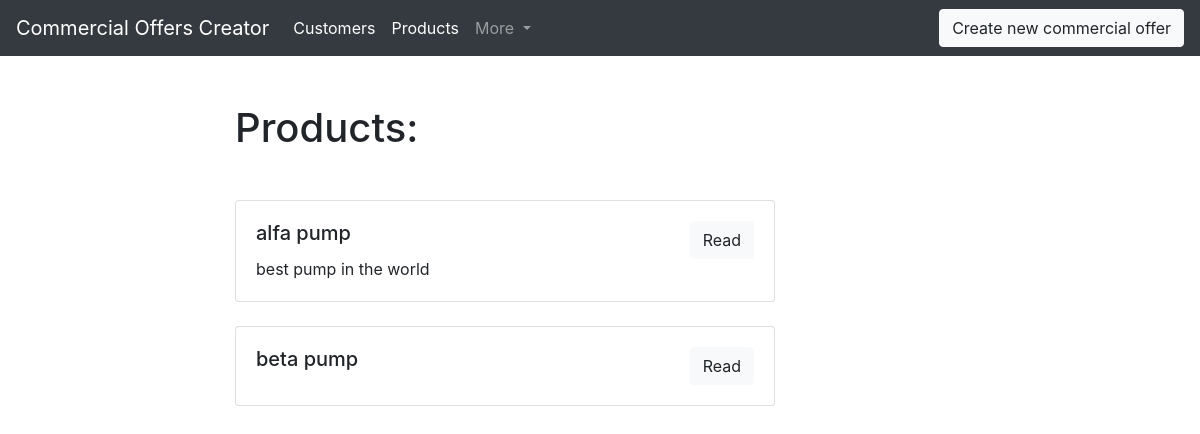
The page /COC/products on the database as committed earlier.
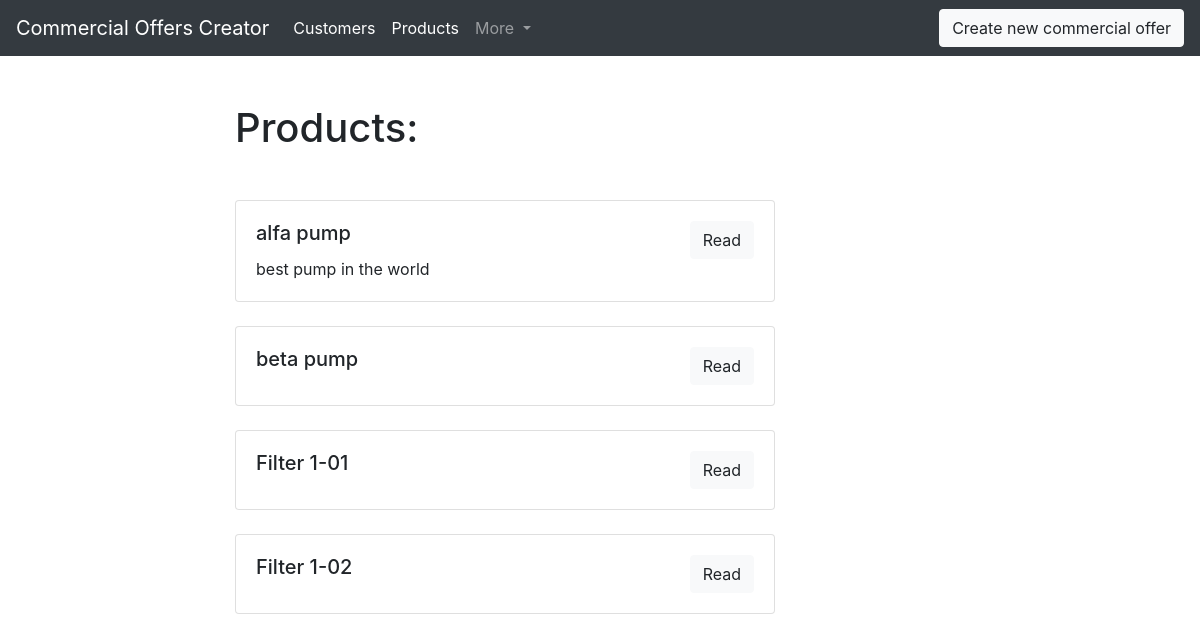
The same page on the database as committed later.
### COC/models.py (models this page shows, shortened)
class Product(models.Model):
    denomination = models.CharField(max_length=150, db_index=True)
    id = models.AutoField(primary_key=True) #id==articul
    description = models.TextField(blank=True)
    box_quantity = models.IntegerField()    #количество в упаковке
    min_order_quantity = models.IntegerField()  #минимаьлное количество товара для заказа
    price_group = models.ForeignKey(PriceGroup, on_delete = models.CASCADE, blank=True)
    cost = models.DecimalField(decimal_places=2, max_digits=10) #Себестоимость
    list_price = models.DecimalField(decimal_places=2, max_digits=10) #Прейскурантная цена
    def get_absolut_url(self):
        return reverse('product_ditail_url', kwargs={'id': self.id})

### COC/views.py (the view)
# urls.py: path('products', products_list, name='products_list_url'),
def products_list(request):
    products = Product.objects.all()
    return render(request, 'COC/products_list.html', context={'products': products})

### COC/templates/COC/products_list.html (shortened to what this page needs)
{% extends 'COC/base_COC.html' %}
{% block content %}
  <h1 class="mb-5">Products:</h1>
  {% for product in products %}
    {% include 'COC/includes/product_card_template.html' %}
  {% endfor %}
{% endblock %}

### COC/templates/COC/includes/product_card_template.html
<div class="card mb-4">
  <div class="card-body">
    <div class="row">
      <div class="col-sm-6">
        <h5 class="card-title">{{product.denomination}}</h5>
        <p class="card-text">{{product.description|truncatewords:15}}</p>
      </div>
      <div class="col-sm-6 text-right">
        <a href="{{ product.get_absolut_url }}" class="btn btn-light">Read</a>
      </div>
    </div>
  </div>
</div>

Rows that differ between the two databases and show on the page:
added Product: denomination "Filter 1-01"
added Product: denomination "Filter 1-02"
